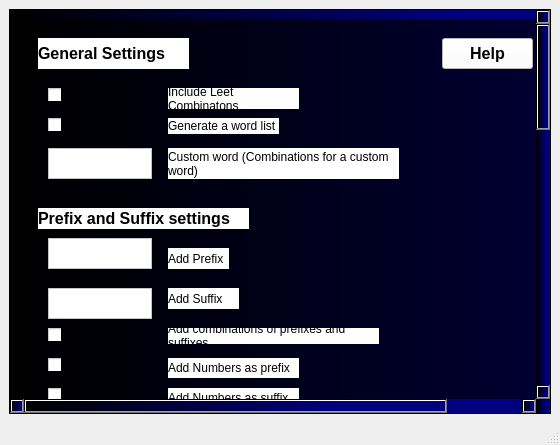
<?xml version="1.0" encoding="UTF-8"?>
<ui version="4.0">
 <class>PasswordGenerator</class>
 <widget class="QMainWindow" name="PasswordGenerator">
  <property name="geometry">
   <rect>
    <x>0</x>
    <y>0</y>
    <width>560</width>
    <height>445</height>
   </rect>
  </property>
  <property name="windowTitle">
   <string>MainWindow</string>
  </property>
  <property name="autoFillBackground">
   <bool>true</bool>
  </property>
  <widget class="QWidget" name="centralwidget">
   <layout class="QVBoxLayout" name="verticalLayout">
    <item>
     <widget class="QScrollArea" name="scrollArea">
      <property name="styleSheet">
       <string notr="true">background: qlineargradient(spread:pad, x1:0.006, y1:0, x2:0.745, y2:0, stop:0 rgba(0, 0, 0, 255), stop:1 rgba(0, 0, 127, 255))</string>
      </property>
      <property name="widgetResizable">
       <bool>true</bool>
      </property>
      <widget class="QWidget" name="scrollAreaWidgetContents_9">
       <property name="geometry">
        <rect>
         <x>0</x>
         <y>0</y>
         <width>618</width>
         <height>1318</height>
        </rect>
       </property>
       <layout class="QVBoxLayout" name="verticalLayout_2">
        <item>
         <widget class="QFrame" name="frame">
          <property name="minimumSize">
           <size>
            <width>600</width>
            <height>1300</height>
           </size>
          </property>
          <property name="frameShape">
           <enum>QFrame::StyledPanel</enum>
          </property>
          <property name="frameShadow">
           <enum>QFrame::Raised</enum>
          </property>
          <widget class="QWidget" name="widget" native="true">
           <property name="geometry">
            <rect>
             <x>-11</x>
             <y>-1</y>
             <width>1801</width>
             <height>3000</height>
            </rect>
           </property>
           <property name="minimumSize">
            <size>
             <width>1800</width>
             <height>1800</height>
            </size>
           </property>
           <property name="autoFillBackground">
            <bool>false</bool>
           </property>
           <widget class="QCheckBox" name="IncludeLeetCheck">
            <property name="geometry">
             <rect>
              <x>40</x>
              <y>70</y>
              <width>13</width>
              <height>13</height>
             </rect>
            </property>
            <property name="styleSheet">
             <string notr="true">background: rgb(255, 255, 255)</string>
            </property>
            <property name="text">
             <string/>
            </property>
           </widget>
           <widget class="QCheckBox" name="IncludeNumsSufCheck">
            <property name="geometry">
             <rect>
              <x>40</x>
              <y>370</y>
              <width>13</width>
              <height>13</height>
             </rect>
            </property>
            <property name="styleSheet">
             <string notr="true">background: rgb(255, 255, 255)</string>
            </property>
            <property name="text">
             <string/>
            </property>
           </widget>
           <widget class="QLabel" name="DefaultListLabel">
            <property name="geometry">
             <rect>
              <x>160</x>
              <y>780</y>
              <width>161</width>
              <height>16</height>
             </rect>
            </property>
            <property name="styleSheet">
             <string notr="true">background: rgb(255, 255, 255)</string>
            </property>
            <property name="text">
             <string>Use default alphabet list (abc...)</string>
            </property>
            <property name="wordWrap">
             <bool>true</bool>
            </property>
           </widget>
           <widget class="QSpinBox" name="MaxComboLenCheck">
            <property name="geometry">
             <rect>
              <x>40</x>
              <y>870</y>
              <width>42</width>
              <height>22</height>
             </rect>
            </property>
            <property name="styleSheet">
             <string notr="true">background: rgb(255, 255, 255)</string>
            </property>
           </widget>
           <widget class="QLabel" name="AddPrefixLabel">
            <property name="geometry">
             <rect>
              <x>160</x>
              <y>230</y>
              <width>61</width>
              <height>21</height>
             </rect>
            </property>
            <property name="styleSheet">
             <string notr="true">background: rgb(255, 255, 255)</string>
            </property>
            <property name="text">
             <string>Add Prefix</string>
            </property>
            <property name="wordWrap">
             <bool>true</bool>
            </property>
           </widget>
           <widget class="QLabel" name="IncludeNumsLabel">
            <property name="geometry">
             <rect>
              <x>160</x>
              <y>740</y>
              <width>91</width>
              <height>16</height>
             </rect>
            </property>
            <property name="styleSheet">
             <string notr="true">background: rgb(255, 255, 255)</string>
            </property>
            <property name="text">
             <string>Include Numbers</string>
            </property>
            <property name="wordWrap">
             <bool>true</bool>
            </property>
           </widget>
           <widget class="QTextEdit" name="CustomListText">
            <property name="geometry">
             <rect>
              <x>40</x>
              <y>910</y>
              <width>101</width>
              <height>31</height>
             </rect>
            </property>
            <property name="styleSheet">
             <string notr="true">background: rgb(255, 255, 255)</string>
            </property>
           </widget>
           <widget class="QLabel" name="CustomListLabel">
            <property name="geometry">
             <rect>
              <x>160</x>
              <y>910</y>
              <width>271</width>
              <height>31</height>
             </rect>
            </property>
            <property name="styleSheet">
             <string notr="true">background: rgb(255, 255, 255)</string>
            </property>
            <property name="text">
             <string>Custom Characters (Overrides the default alphabet list)</string>
            </property>
            <property name="wordWrap">
             <bool>true</bool>
            </property>
           </widget>
           <widget class="QSpinBox" name="MinComboLenCheck">
            <property name="geometry">
             <rect>
              <x>40</x>
              <y>830</y>
              <width>42</width>
              <height>22</height>
             </rect>
            </property>
            <property name="styleSheet">
             <string notr="true">background: rgb(255, 255, 255)</string>
            </property>
           </widget>
           <widget class="QLabel" name="SuffixNumLenLabel">
            <property name="geometry">
             <rect>
              <x>160</x>
              <y>450</y>
              <width>151</width>
              <height>20</height>
             </rect>
            </property>
            <property name="styleSheet">
             <string notr="true">background: rgb(255, 255, 255)</string>
            </property>
            <property name="text">
             <string>Max. Combo Length for Suffix</string>
            </property>
            <property name="wordWrap">
             <bool>true</bool>
            </property>
           </widget>
           <widget class="QLabel" name="LeetCombinationsLabel">
            <property name="geometry">
             <rect>
              <x>160</x>
              <y>70</y>
              <width>131</width>
              <height>21</height>
             </rect>
            </property>
            <property name="autoFillBackground">
             <bool>false</bool>
            </property>
            <property name="styleSheet">
             <string notr="true">background: rgb(255, 255, 255)</string>
            </property>
            <property name="text">
             <string>Include Leet Combinatons</string>
            </property>
            <property name="wordWrap">
             <bool>true</bool>
            </property>
           </widget>
           <widget class="QLabel" name="IncludeCombosLabel">
            <property name="geometry">
             <rect>
              <x>160</x>
              <y>310</y>
              <width>211</width>
              <height>16</height>
             </rect>
            </property>
            <property name="styleSheet">
             <string notr="true">background: rgb(255, 255, 255)</string>
            </property>
            <property name="text">
             <string>Add combinations of prefixes and suffixes</string>
            </property>
            <property name="wordWrap">
             <bool>true</bool>
            </property>
           </widget>
           <widget class="QLabel" name="MaxComboLenLabel">
            <property name="geometry">
             <rect>
              <x>160</x>
              <y>870</y>
              <width>101</width>
              <height>20</height>
             </rect>
            </property>
            <property name="styleSheet">
             <string notr="true">background: rgb(255, 255, 255)</string>
            </property>
            <property name="text">
             <string>Max. Combo Length</string>
            </property>
            <property name="wordWrap">
             <bool>true</bool>
            </property>
           </widget>
           <widget class="QCheckBox" name="IncludeNumsCheck">
            <property name="geometry">
             <rect>
              <x>40</x>
              <y>740</y>
              <width>13</width>
              <height>13</height>
             </rect>
            </property>
            <property name="styleSheet">
             <string notr="true">background: rgb(255, 255, 255)</string>
            </property>
            <property name="text">
             <string/>
            </property>
           </widget>
           <widget class="QLabel" name="GenWordListLabel">
            <property name="geometry">
             <rect>
              <x>160</x>
              <y>100</y>
              <width>111</width>
              <height>16</height>
             </rect>
            </property>
            <property name="autoFillBackground">
             <bool>false</bool>
            </property>
            <property name="styleSheet">
             <string notr="true">background: rgb(255, 255, 255)</string>
            </property>
            <property name="text">
             <string>Generate a word list</string>
            </property>
            <property name="wordWrap">
             <bool>true</bool>
            </property>
           </widget>
           <widget class="QLabel" name="IncludeNumsSufLabel">
            <property name="geometry">
             <rect>
              <x>160</x>
              <y>370</y>
              <width>131</width>
              <height>20</height>
             </rect>
            </property>
            <property name="styleSheet">
             <string notr="true">background: rgb(255, 255, 255)</string>
            </property>
            <property name="text">
             <string>Add Numbers as suffix</string>
            </property>
            <property name="wordWrap">
             <bool>true</bool>
            </property>
           </widget>
           <widget class="QLabel" name="PrefixSuffixSettingsLabel">
            <property name="geometry">
             <rect>
              <x>30</x>
              <y>190</y>
              <width>211</width>
              <height>21</height>
             </rect>
            </property>
            <property name="font">
             <font>
              <pointsize>12</pointsize>
              <weight>75</weight>
              <bold>true</bold>
             </font>
            </property>
            <property name="styleSheet">
             <string notr="true">background: rgb(255, 255, 255)</string>
            </property>
            <property name="text">
             <string>Prefix and Suffix settings</string>
            </property>
            <property name="wordWrap">
             <bool>true</bool>
            </property>
           </widget>
           <widget class="QTextEdit" name="CustomWordsText">
            <property name="geometry">
             <rect>
              <x>40</x>
              <y>130</y>
              <width>104</width>
              <height>31</height>
             </rect>
            </property>
            <property name="styleSheet">
             <string notr="true">background: rgb(255, 255, 255)</string>
            </property>
           </widget>
           <widget class="QLabel" name="WLSettingsLabel">
            <property name="geometry">
             <rect>
              <x>30</x>
              <y>660</y>
              <width>191</width>
              <height>51</height>
             </rect>
            </property>
            <property name="font">
             <font>
              <pointsize>12</pointsize>
              <weight>75</weight>
              <bold>true</bold>
             </font>
            </property>
            <property name="autoFillBackground">
             <bool>false</bool>
            </property>
            <property name="styleSheet">
             <string notr="true">background: rgb(255, 255, 255)</string>
            </property>
            <property name="text">
             <string>Settings for word list</string>
            </property>
            <property name="wordWrap">
             <bool>true</bool>
            </property>
           </widget>
           <widget class="QLabel" name="PrefixNumLenLabel">
            <property name="geometry">
             <rect>
              <x>160</x>
              <y>410</y>
              <width>151</width>
              <height>20</height>
             </rect>
            </property>
            <property name="styleSheet">
             <string notr="true">background: rgb(255, 255, 255)</string>
            </property>
            <property name="text">
             <string>Max. Combo length for prefix</string>
            </property>
            <property name="wordWrap">
             <bool>true</bool>
            </property>
           </widget>
           <widget class="QCheckBox" name="IncludeCombosCheck">
            <property name="enabled">
             <bool>true</bool>
            </property>
            <property name="geometry">
             <rect>
              <x>40</x>
              <y>310</y>
              <width>13</width>
              <height>13</height>
             </rect>
            </property>
            <property name="styleSheet">
             <string notr="true">background: rgb(255, 255, 255)</string>
            </property>
            <property name="text">
             <string/>
            </property>
            <property name="checked">
             <bool>false</bool>
            </property>
           </widget>
           <widget class="QLabel" name="CustomWordsLabel">
            <property name="geometry">
             <rect>
              <x>160</x>
              <y>130</y>
              <width>231</width>
              <height>31</height>
             </rect>
            </property>
            <property name="styleSheet">
             <string notr="true">background: rgb(255, 255, 255)</string>
            </property>
            <property name="text">
             <string>Custom word (Combinations for a custom word)</string>
            </property>
            <property name="wordWrap">
             <bool>true</bool>
            </property>
           </widget>
           <widget class="QCheckBox" name="IncludeWLCheck">
            <property name="geometry">
             <rect>
              <x>40</x>
              <y>100</y>
              <width>13</width>
              <height>13</height>
             </rect>
            </property>
            <property name="styleSheet">
             <string notr="true">background: rgb(255, 255, 255)</string>
            </property>
            <property name="text">
             <string/>
            </property>
            <property name="checked">
             <bool>false</bool>
            </property>
           </widget>
           <widget class="QTextEdit" name="ExtendDefaultListText">
            <property name="geometry">
             <rect>
              <x>40</x>
              <y>960</y>
              <width>101</width>
              <height>31</height>
             </rect>
            </property>
            <property name="styleSheet">
             <string notr="true">background: rgb(255, 255, 255)</string>
            </property>
           </widget>
           <widget class="QPushButton" name="GenerateButton">
            <property name="geometry">
             <rect>
              <x>90</x>
              <y>1220</y>
              <width>151</width>
              <height>61</height>
             </rect>
            </property>
            <property name="styleSheet">
             <string notr="true">background: rgb(255, 255, 255)</string>
            </property>
            <property name="text">
             <string>Generate Combinations</string>
            </property>
           </widget>
           <widget class="QLabel" name="MinComboLenLabel">
            <property name="geometry">
             <rect>
              <x>160</x>
              <y>820</y>
              <width>91</width>
              <height>20</height>
             </rect>
            </property>
            <property name="styleSheet">
             <string notr="true">background: rgb(255, 255, 255)</string>
            </property>
            <property name="text">
             <string>Min. Combo length</string>
            </property>
            <property name="wordWrap">
             <bool>true</bool>
            </property>
           </widget>
           <widget class="QTextEdit" name="AddPrefixText">
            <property name="geometry">
             <rect>
              <x>40</x>
              <y>220</y>
              <width>104</width>
              <height>31</height>
             </rect>
            </property>
            <property name="styleSheet">
             <string notr="true">background: rgb(255, 255, 255)</string>
            </property>
           </widget>
           <widget class="QTextEdit" name="AddSuffixText">
            <property name="geometry">
             <rect>
              <x>40</x>
              <y>270</y>
              <width>104</width>
              <height>31</height>
             </rect>
            </property>
            <property name="styleSheet">
             <string notr="true">background: rgb(255, 255, 255)</string>
            </property>
           </widget>
           <widget class="QLabel" name="IncludeNumsPreLabel">
            <property name="geometry">
             <rect>
              <x>160</x>
              <y>340</y>
              <width>131</width>
              <height>20</height>
             </rect>
            </property>
            <property name="styleSheet">
             <string notr="true">background: rgb(255, 255, 255)</string>
            </property>
            <property name="text">
             <string>Add Numbers as prefix</string>
            </property>
            <property name="wordWrap">
             <bool>true</bool>
            </property>
           </widget>
           <widget class="QLabel" name="ExtandDefaultListLabel">
            <property name="geometry">
             <rect>
              <x>160</x>
              <y>960</y>
              <width>161</width>
              <height>31</height>
             </rect>
            </property>
            <property name="styleSheet">
             <string notr="true">background: rgb(255, 255, 255)</string>
            </property>
            <property name="text">
             <string>Extend the default alphabet list</string>
            </property>
            <property name="wordWrap">
             <bool>true</bool>
            </property>
           </widget>
           <widget class="QSpinBox" name="SuffixNumLenCheck">
            <property name="geometry">
             <rect>
              <x>40</x>
              <y>450</y>
              <width>42</width>
              <height>22</height>
             </rect>
            </property>
            <property name="styleSheet">
             <string notr="true">background: rgb(255, 255, 255)</string>
            </property>
           </widget>
           <widget class="QLabel" name="GenralSettingsLabel">
            <property name="geometry">
             <rect>
              <x>30</x>
              <y>20</y>
              <width>151</width>
              <height>31</height>
             </rect>
            </property>
            <property name="font">
             <font>
              <pointsize>12</pointsize>
              <weight>75</weight>
              <bold>true</bold>
             </font>
            </property>
            <property name="autoFillBackground">
             <bool>false</bool>
            </property>
            <property name="styleSheet">
             <string notr="true">background: rgb(255, 255, 255)</string>
            </property>
            <property name="text">
             <string>General Settings</string>
            </property>
            <property name="wordWrap">
             <bool>true</bool>
            </property>
           </widget>
           <widget class="QSpinBox" name="PrefixNumLenCheck">
            <property name="geometry">
             <rect>
              <x>40</x>
              <y>410</y>
              <width>42</width>
              <height>22</height>
             </rect>
            </property>
            <property name="styleSheet">
             <string notr="true">background: rgb(255, 255, 255)</string>
            </property>
           </widget>
           <widget class="QCheckBox" name="DefaultListCheck">
            <property name="geometry">
             <rect>
              <x>40</x>
              <y>780</y>
              <width>13</width>
              <height>13</height>
             </rect>
            </property>
            <property name="styleSheet">
             <string notr="true">background: rgb(255, 255, 255)</string>
            </property>
            <property name="text">
             <string/>
            </property>
           </widget>
           <widget class="QCheckBox" name="IncludeNumsPreCheck">
            <property name="geometry">
             <rect>
              <x>40</x>
              <y>340</y>
              <width>13</width>
              <height>13</height>
             </rect>
            </property>
            <property name="styleSheet">
             <string notr="true">background: rgb(255, 255, 255)</string>
            </property>
            <property name="text">
             <string/>
            </property>
            <property name="checked">
             <bool>false</bool>
            </property>
           </widget>
           <widget class="QLabel" name="AddSuffixLabel">
            <property name="geometry">
             <rect>
              <x>160</x>
              <y>270</y>
              <width>71</width>
              <height>21</height>
             </rect>
            </property>
            <property name="styleSheet">
             <string notr="true">background: rgb(255, 255, 255)</string>
            </property>
            <property name="text">
             <string>Add Suffix</string>
            </property>
            <property name="wordWrap">
             <bool>true</bool>
            </property>
           </widget>
           <widget class="QSpinBox" name="MinPreComboLenCheck">
            <property name="geometry">
             <rect>
              <x>40</x>
              <y>490</y>
              <width>42</width>
              <height>22</height>
             </rect>
            </property>
            <property name="styleSheet">
             <string notr="true">background: rgb(255, 255, 255)</string>
            </property>
           </widget>
           <widget class="QSpinBox" name="PrefixNumLenCheck_3">
            <property name="geometry">
             <rect>
              <x>40</x>
              <y>530</y>
              <width>42</width>
              <height>22</height>
             </rect>
            </property>
            <property name="styleSheet">
             <string notr="true">background: rgb(255, 255, 255)</string>
            </property>
           </widget>
           <widget class="QLabel" name="MinPreComboLenLabel">
            <property name="geometry">
             <rect>
              <x>160</x>
              <y>490</y>
              <width>151</width>
              <height>20</height>
             </rect>
            </property>
            <property name="styleSheet">
             <string notr="true">background: rgb(255, 255, 255)</string>
            </property>
            <property name="text">
             <string>Min. Combo length for prefix</string>
            </property>
            <property name="wordWrap">
             <bool>true</bool>
            </property>
           </widget>
           <widget class="QLabel" name="MinSufComboLenLabel">
            <property name="geometry">
             <rect>
              <x>160</x>
              <y>530</y>
              <width>151</width>
              <height>20</height>
             </rect>
            </property>
            <property name="styleSheet">
             <string notr="true">background: rgb(255, 255, 255)</string>
            </property>
            <property name="text">
             <string>Min. Combo length for suffix</string>
            </property>
            <property name="wordWrap">
             <bool>true</bool>
            </property>
           </widget>
           <widget class="QCheckBox" name="IncludeWLpreCheck">
            <property name="geometry">
             <rect>
              <x>40</x>
              <y>580</y>
              <width>13</width>
              <height>13</height>
             </rect>
            </property>
            <property name="styleSheet">
             <string notr="true">background: rgb(255, 255, 255)</string>
            </property>
            <property name="text">
             <string/>
            </property>
           </widget>
           <widget class="QLabel" name="IncludeWLPrelabel">
            <property name="geometry">
             <rect>
              <x>160</x>
              <y>569</y>
              <width>141</width>
              <height>31</height>
             </rect>
            </property>
            <property name="styleSheet">
             <string notr="true">background: rgb(255, 255, 255)</string>
            </property>
            <property name="text">
             <string>Use a wordlist as prefix</string>
            </property>
            <property name="wordWrap">
             <bool>true</bool>
            </property>
           </widget>
           <widget class="QCheckBox" name="IncludeNumsCheck_3">
            <property name="geometry">
             <rect>
              <x>40</x>
              <y>620</y>
              <width>13</width>
              <height>13</height>
             </rect>
            </property>
            <property name="styleSheet">
             <string notr="true">background: rgb(255, 255, 255)</string>
            </property>
            <property name="text">
             <string/>
            </property>
           </widget>
           <widget class="QLabel" name="MaxNumComboLenLabel_3">
            <property name="geometry">
             <rect>
              <x>160</x>
              <y>610</y>
              <width>141</width>
              <height>31</height>
             </rect>
            </property>
            <property name="styleSheet">
             <string notr="true">background: rgb(255, 255, 255)</string>
            </property>
            <property name="text">
             <string>Use a wordlist as suffix</string>
            </property>
            <property name="wordWrap">
             <bool>true</bool>
            </property>
           </widget>
           <widget class="QLabel" name="StoreComboLabel">
            <property name="geometry">
             <rect>
              <x>40</x>
              <y>1030</y>
              <width>191</width>
              <height>51</height>
             </rect>
            </property>
            <property name="font">
             <font>
              <pointsize>12</pointsize>
              <weight>75</weight>
              <bold>true</bold>
             </font>
            </property>
            <property name="autoFillBackground">
             <bool>false</bool>
            </property>
            <property name="styleSheet">
             <string notr="true">background: rgb(255, 255, 255)</string>
            </property>
            <property name="text">
             <string>Store Combinations</string>
            </property>
            <property name="wordWrap">
             <bool>true</bool>
            </property>
           </widget>
           <widget class="QCheckBox" name="UseDefTxtFileCheck">
            <property name="geometry">
             <rect>
              <x>40</x>
              <y>1110</y>
              <width>13</width>
              <height>13</height>
             </rect>
            </property>
            <property name="styleSheet">
             <string notr="true">background: rgb(255, 255, 255)</string>
            </property>
            <property name="text">
             <string/>
            </property>
           </widget>
           <widget class="QTextEdit" name="UseCustomTxtFileCheck">
            <property name="geometry">
             <rect>
              <x>40</x>
              <y>1150</y>
              <width>101</width>
              <height>31</height>
             </rect>
            </property>
            <property name="styleSheet">
             <string notr="true">background: rgb(255, 255, 255)</string>
            </property>
           </widget>
           <widget class="QLabel" name="UseDefTxtFileLabel">
            <property name="geometry">
             <rect>
              <x>160</x>
              <y>1100</y>
              <width>161</width>
              <height>31</height>
             </rect>
            </property>
            <property name="styleSheet">
             <string notr="true">background: rgb(255, 255, 255)</string>
            </property>
            <property name="text">
             <string>Use the default text file</string>
            </property>
            <property name="wordWrap">
             <bool>true</bool>
            </property>
           </widget>
           <widget class="QLabel" name="UseCustomTxtFileLabel">
            <property name="geometry">
             <rect>
              <x>160</x>
              <y>1150</y>
              <width>161</width>
              <height>31</height>
             </rect>
            </property>
            <property name="styleSheet">
             <string notr="true">background: rgb(255, 255, 255)</string>
            </property>
            <property name="text">
             <string>Use a custom text file </string>
            </property>
            <property name="wordWrap">
             <bool>true</bool>
            </property>
           </widget>
           <widget class="QPushButton" name="pushButton">
            <property name="geometry">
             <rect>
              <x>434</x>
              <y>20</y>
              <width>91</width>
              <height>31</height>
             </rect>
            </property>
            <property name="font">
             <font>
              <pointsize>12</pointsize>
              <weight>75</weight>
              <bold>true</bold>
             </font>
            </property>
            <property name="styleSheet">
             <string notr="true">background: rgb(255, 255, 255)</string>
            </property>
            <property name="text">
             <string>Help</string>
            </property>
           </widget>
           <zorder>IncludeLeetCheck</zorder>
           <zorder>IncludeNumsSufCheck</zorder>
           <zorder>DefaultListLabel</zorder>
           <zorder>MaxComboLenCheck</zorder>
           <zorder>AddPrefixLabel</zorder>
           <zorder>IncludeNumsLabel</zorder>
           <zorder>CustomListText</zorder>
           <zorder>CustomListLabel</zorder>
           <zorder>MinComboLenCheck</zorder>
           <zorder>SuffixNumLenLabel</zorder>
           <zorder>LeetCombinationsLabel</zorder>
           <zorder>IncludeCombosLabel</zorder>
           <zorder>MaxComboLenLabel</zorder>
           <zorder>IncludeNumsCheck</zorder>
           <zorder>GenWordListLabel</zorder>
           <zorder>IncludeNumsSufLabel</zorder>
           <zorder>PrefixSuffixSettingsLabel</zorder>
           <zorder>CustomWordsText</zorder>
           <zorder>WLSettingsLabel</zorder>
           <zorder>PrefixNumLenLabel</zorder>
           <zorder>IncludeCombosCheck</zorder>
           <zorder>CustomWordsLabel</zorder>
           <zorder>IncludeWLCheck</zorder>
           <zorder>ExtendDefaultListText</zorder>
           <zorder>GenerateButton</zorder>
           <zorder>MinComboLenLabel</zorder>
           <zorder>AddPrefixText</zorder>
           <zorder>AddSuffixText</zorder>
           <zorder>IncludeNumsPreLabel</zorder>
           <zorder>ExtandDefaultListLabel</zorder>
           <zorder>SuffixNumLenCheck</zorder>
           <zorder>PrefixNumLenCheck</zorder>
           <zorder>DefaultListCheck</zorder>
           <zorder>IncludeNumsPreCheck</zorder>
           <zorder>AddSuffixLabel</zorder>
           <zorder>GenralSettingsLabel</zorder>
           <zorder>MinPreComboLenCheck</zorder>
           <zorder>PrefixNumLenCheck_3</zorder>
           <zorder>MinPreComboLenLabel</zorder>
           <zorder>MinSufComboLenLabel</zorder>
           <zorder>IncludeWLpreCheck</zorder>
           <zorder>IncludeWLPrelabel</zorder>
           <zorder>IncludeNumsCheck_3</zorder>
           <zorder>MaxNumComboLenLabel_3</zorder>
           <zorder>StoreComboLabel</zorder>
           <zorder>UseDefTxtFileCheck</zorder>
           <zorder>UseCustomTxtFileCheck</zorder>
           <zorder>UseDefTxtFileLabel</zorder>
           <zorder>UseCustomTxtFileLabel</zorder>
           <zorder>pushButton</zorder>
          </widget>
         </widget>
        </item>
       </layout>
      </widget>
     </widget>
    </item>
   </layout>
  </widget>
  <widget class="QStatusBar" name="statusbar"/>
  <widget class="QMenuBar" name="menubar">
   <property name="geometry">
    <rect>
     <x>0</x>
     <y>0</y>
     <width>560</width>
     <height>21</height>
    </rect>
   </property>
  </widget>
 </widget>
 <resources/>
 <connections/>
</ui>
